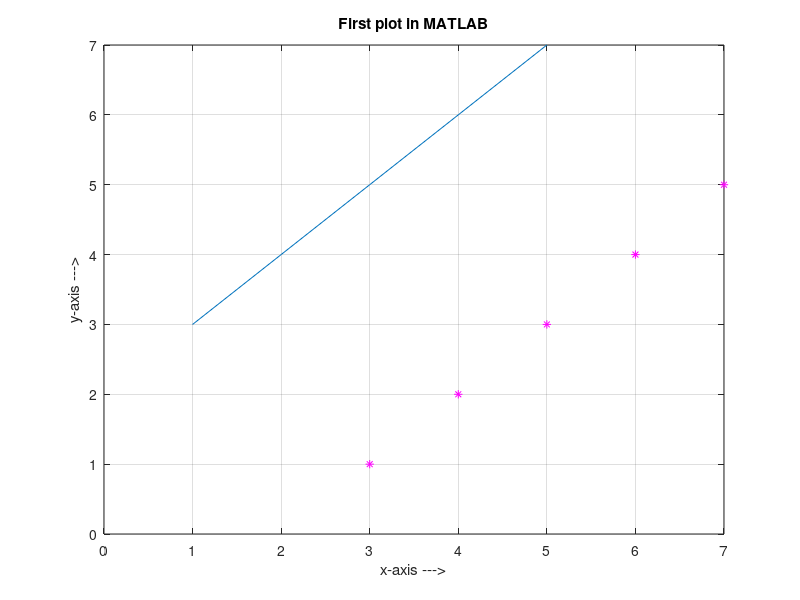

The MATLAB source for this figure:
clc
clear all
close all

%plot

x=1:5;
y=3:7;
plot(x,y)
hold on
plot(y,x,'*m')

xlabel('x-axis --->')
ylabel('y-axis --->')
title('First plot in MATLAB')

axis([0 7 0 7])

grid on


